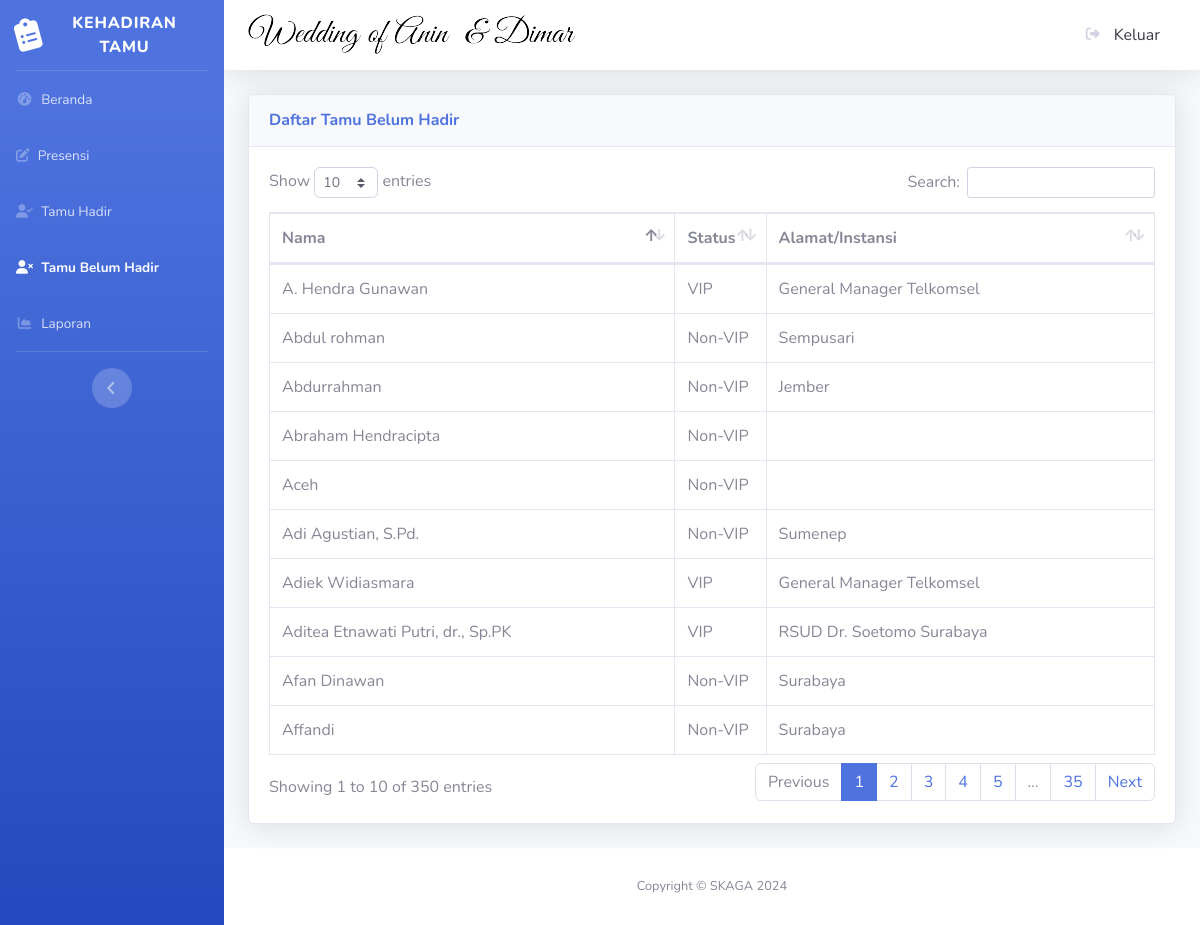
Screenshot of /tidakhadir.php (signed in) with the database file from the repository.
### tables this page shows
CREATE TABLE `tamu` (
  `id_tamu` int(11) NOT NULL,
  `nama_tamu` varchar(225) NOT NULL,
  `alamat` varchar(225) NOT NULL,
  `status` enum('Non-VIP','VIP') NOT NULL,
  `kehadiran` enum('Hadir','Tidak Hadir') NOT NULL,
  `waktu` time NOT NULL
);

### tidakhadir.php (the view, shortened to what this page needs)
<?php
include("ceklogin.php");
$hitungtamu2 = mysqli_query($koneksi, "SELECT * FROM tamu WHERE kehadiran='Tidak Hadir'");
?>
<!DOCTYPE html>
<html lang="en">
<head>
    <link href="vendor/fontawesome-free/css/all.min.css" rel="stylesheet" type="text/css">
    <link rel="stylesheet" href="https://cdnjs.cloudflare.com/ajax/libs/font-awesome/6.5.2/css/all.min.css" />
    <link href="css/sb-admin-2.min.css" rel="stylesheet">
    <link href="vendor/datatables/dataTables.bootstrap4.min.css" rel="stylesheet">
</head>
<body id="page-top">
    <div id="wrapper">
        <ul class="navbar-nav bg-gradient-primary sidebar sidebar-dark accordion" id="accordionSidebar">
            <a class="sidebar-brand d-flex align-items-center justify-content-center" href="index.php">
                <div class="sidebar-brand-icon rotate-n-15">
                    <i class="fa-solid fa-clipboard-list"></i>
                </div>
                <div class="sidebar-brand-text mx-3">KEHADIRAN TAMU</div>
            </a>
            <hr class="sidebar-divider my-0">
            <li class="nav-item">
                <a class="nav-link" href="index.php">
                    <i class="fas fa-fw fa-tachometer-alt"></i>
                    <span>Beranda</span></a>
            </li>
            <li class="nav-item">
                <a class="nav-link" href="presensi.php">
                    <i class="fas fa-pen-to-square"></i>
                    <span>Presensi</span></a>
            </li>
            <li class="nav-item ">
                <a class="nav-link" href="absensi.php">
                <i class="fa-solid fa-user-check "></i>
                    <span>Tamu Hadir</span></a>
            </li>
            <li class="nav-item active">
                <a class="nav-link" href="tidakhadir.php">
                <i class="fa-solid fa-user-xmark     "></i>
                    <span>Tamu Belum Hadir</span></a>
            </li>
            <li class="nav-item">
                <a class="nav-link" href="laporan.php">
                    <i class="fas fa-fw fa-chart-area"></i>
                    <span>Laporan</span></a>
            </li>
            <hr class="sidebar-divider d-none d-md-block">
            <div class="text-center d-none d-md-inline">
                <button class="rounded-circle border-0" id="sidebarToggle"></button>
            </div>
        </ul>
        <div id="content-wrapper" class="d-flex flex-column">
            <div id="content">
                <nav class="navbar navbar-expand navbar-light bg-white topbar mb-4 static-top shadow">
                    <img src="img/header.png" alt="nikah">
                    <ul class="navbar-nav ml-auto">
                        <a class="dropdown-item" href="#" data-toggle="modal" data-target="#logoutModal">
                            <i class="fas fa-sign-out-alt fa-sm fa-fw mr-2 text-gray-400"></i>
                            Keluar
                        </a>
                    </ul>
                </nav>
                <div class="container-fluid">
                    <div class="card shadow mb-4">
                        <div class="card-header py-3">
                            <h6 class="m-0 font-weight-bold text-primary">Daftar Tamu Belum Hadir</h6>
                        </div>
                        <div class="card-body">
                            <div class="table-responsive">
                                <table class="table table-bordered" id="dataTable" width="100%" cellspacing="0">
                                    <thead>
                                        <tr>
                                            <th>Nama</th>
                                            <th>Status</th>
                                            <th>Alamat/Instansi</th>
                                        </tr>
                                    </thead>
                                    <tbody>
                                    <?php
                                    while ($p = mysqli_fetch_array($hitungtamu2)) {
                                        $id_tamu = $p['id_tamu'];
                                        $nama_tamu = $p['nama_tamu'];
                                        $status = $p['status'];
                                        $alamat = $p['alamat'];
                                    ?>
                                    <tr data-id="<?=$id_tamu;?>">
                                        <td><?=$nama_tamu;?></td>
                                        <td><?=$status;?></td>
                                        <td><?=$alamat;?></td>
                                    </tr>
                                    <?php
                                    }
                                    ?>
                                    </tbody>
                                </table>
                            </div>
                        </div>
                    </div>
                </div>
            </div>
            <footer class="sticky-footer bg-white">
                <div class="container my-auto">
                    <div class="copyright text-center my-auto">
                        <span>Copyright &copy; SKAGA 2024</span>
                    </div>
                </div>
            </footer>
        </div>
    </div>
</body>
</html>

### rows the page displays
tamu: nama_tamu "A. Hendra Gunawan", status "VIP", alamat "General Manager Telkomsel"
tamu: nama_tamu "Adiek Widiasmara", status "VIP", alamat "General Manager Telkomsel"
tamu: nama_tamu "Aditea Etnawati Putri, dr., Sp.PK", status "VIP", alamat "RSUD Dr. Soetomo Surabaya"
tamu: nama_tamu "Afan Dinawan", status "Non-VIP", alamat "Surabaya"
tamu: nama_tamu "Affandi", status "Non-VIP", alamat "Surabaya"
tamu: nama_tamu "Adi Agustian, S.Pd.", status "Non-VIP", alamat "Sumenep"
tamu: nama_tamu "Abdurrahman", status "Non-VIP", alamat "Jember"
tamu: nama_tamu "Abraham Hendracipta", status "Non-VIP"
tamu: nama_tamu "Aceh", status "Non-VIP"
tamu: nama_tamu "Abdul rohman", status "Non-VIP", alamat "Sempusari"
